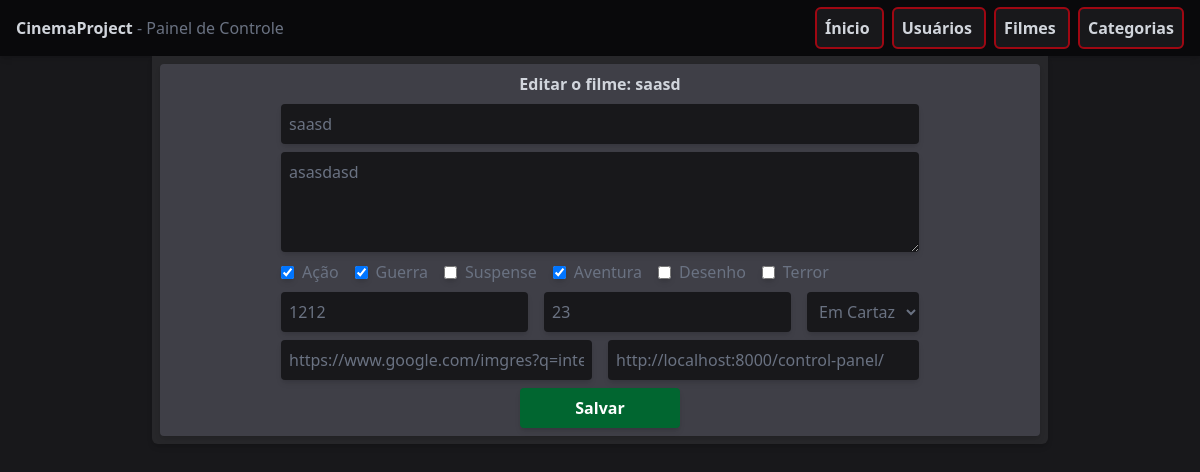
The page /films/2 on the database as committed earlier.
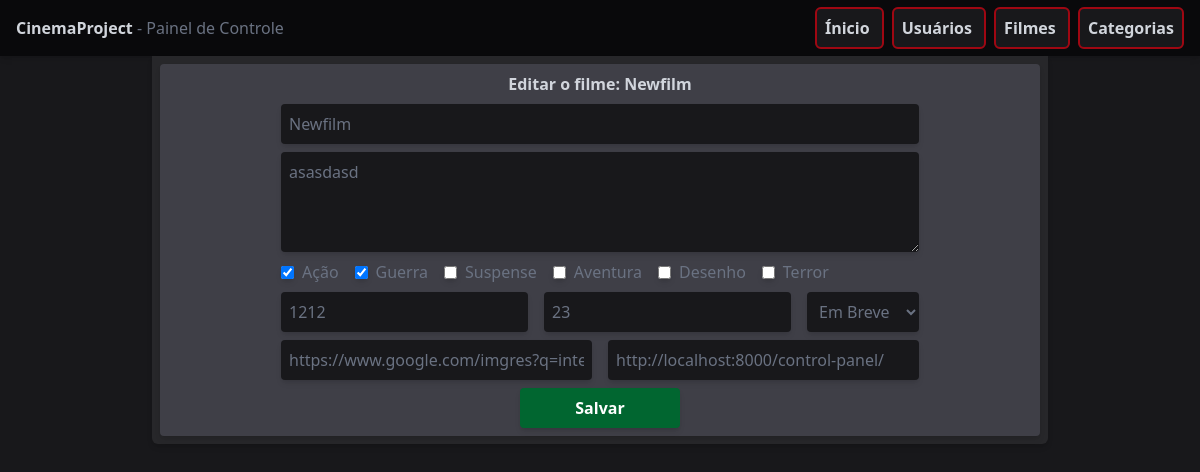
The same page on the database as committed later.
### api/models.py (models this page shows, shortened)
class FilmCard(models.Model):
    DISPLAY_CHOICES = [
        ('on_display', "Em Cartaz"),
        ('shortly', "Em Breve")
    ]
    name = models.CharField(max_length=200, unique=True)
    category = models.ManyToManyField(Category, related_name='films')
    description = models.TextField()
    duration = models.PositiveIntegerField()
    age_control = models.PositiveIntegerField()
    display = models.CharField(choices=DISPLAY_CHOICES, default='on_display')
    thumb_url = models.URLField()
    ticket_url = models.URLField()
    status = models.BooleanField(default=True)
    created_at = models.DateTimeField(auto_now_add=True)

### control/views.py (the view)
# urls.py: path('films/<int:id>', views.film_edit, name='film-edit'),
def film_edit(request, id):
    film = get_object_or_404(FilmCard, id=id)
    if request.method == 'POST':
        form = AddFilmCardForm(request.POST, instance=film)
        if form.is_valid():
            form.save()
            messages.success(request, "Filme atualizado com sucesso!")
            return redirect('films')
    else:
        form = AddFilmCardForm(instance=film)
    context = {
        'film': film,
        'form': form
    }
    return render(request, 'film_edit.html', context)

### api/models.py (called while the page is built)
    def __str__(self):
        return self.name

### control/templates/film_edit.html (shortened to what this page needs)
{% extends 'base.html' %}
{% block content %}
<div class="w-4xl bg-zinc-800 mx-auto p-2 rounded-b-md space-y-2 shadow-md">
    <div class="bg-zinc-700 flex flex-col gap-2 text-center items-center rounded-sm p-2 shadow-md">
        <h1 class="font-semibold">Editar o filme: {{ film.name }}</h1>
        <form method="POST" class="flex flex-col gap-2 text-gray-500">
            {{ form.name }}
            {{ form.description }}
            <div class="flex flex-row flex-wrap gap-4">
                {% for checkbox in form.category %}
                    <label class="flex items-center gap-2">
                        {{ checkbox.tag }}
                        <span>{{ checkbox.choice_label }}</span>
                    </label>
                {% endfor %}
            </div>
            <div class="flex flex-row justify-center gap-4">
                {{ form.duration }}
                {{ form.age_control }}
                {{ form.display }}
            </div>
            <div class="flex flex-row justify-center gap-4">
                {{ form.thumb_url }}
                {{ form.ticket_url }}
            </div>
            <button type="submit" class="w-40 mx-auto bg-green-800 hover:bg-green-600 p-2 rounded-sm text-white font-semibold cursor-pointer transition shadow-md">
                Salvar
            </button>
        </form>
    </div>
</div>
{% endblock %}

Rows that differ between the two databases and show on the page:
changed FilmCard "asasdasd": name "saasd" → "Newfilm"; display "Em Cartaz" → "Em Breve"
Other text that changed with them:
form field category: "☑" → "☐"
